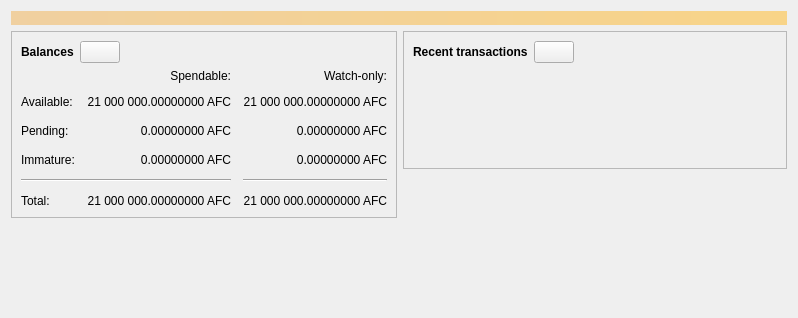
<?xml version="1.0" encoding="UTF-8"?>
<ui version="4.0">
 <class>OverviewPage</class>
 <widget class="QWidget" name="OverviewPage">
  <property name="geometry">
   <rect>
    <x>0</x>
    <y>0</y>
    <width>798</width>
    <height>318</height>
   </rect>
  </property>
  <property name="windowTitle">
   <string>Form</string>
  </property>
  <layout class="QVBoxLayout" name="topLayout">
   <item>
    <widget class="QLabel" name="labelAlerts">
     <property name="visible">
      <bool>false</bool>
     </property>
     <property name="styleSheet">
      <string notr="true">QLabel { background-color: qlineargradient(x1: 0, y1: 0, x2: 1, y2: 0, stop:0 #F0D0A0, stop:1 #F8D488); color:#000000; }</string>
     </property>
     <property name="wordWrap">
      <bool>true</bool>
     </property>
     <property name="margin">
      <number>3</number>
     </property>
     <property name="textInteractionFlags">
      <set>Qt::TextSelectableByMouse</set>
     </property>
    </widget>
   </item>
   <item>
    <layout class="QHBoxLayout" name="horizontalLayout" stretch="1,1">
     <item>
      <layout class="QVBoxLayout" name="verticalLayout_2">
       <item>
        <widget class="QFrame" name="frame">
         <property name="frameShape">
          <enum>QFrame::StyledPanel</enum>
         </property>
         <property name="frameShadow">
          <enum>QFrame::Raised</enum>
         </property>
         <layout class="QVBoxLayout" name="verticalLayout_4">
          <item>
           <layout class="QHBoxLayout" name="horizontalLayout_4">
            <item>
             <widget class="QLabel" name="label_5">
              <property name="font">
               <font>
                <weight>75</weight>
                <bold>true</bold>
               </font>
              </property>
              <property name="text">
               <string>Balances</string>
              </property>
             </widget>
            </item>
            <item>
             <widget class="QPushButton" name="labelWalletStatus">
              <property name="enabled">
               <bool>true</bool>
              </property>
              <property name="maximumSize">
               <size>
                <width>45</width>
                <height>16777215</height>
               </size>
              </property>
              <property name="toolTip">
               <string>The displayed information may be out of date. Your wallet automatically synchronizes with the Afrocoin network after a connection is established, but this process has not completed yet.</string>
              </property>
              <property name="text">
               <string/>
              </property>
              <property name="icon">
               <iconset resource="../afrocoin.qrc">
                <normaloff>:/icons/warning</normaloff>
                <disabledoff>:/icons/warning</disabledoff>:/icons/warning</iconset>
              </property>
              <property name="iconSize">
               <size>
                <width>24</width>
                <height>24</height>
               </size>
              </property>
             </widget>
            </item>
            <item>
             <spacer name="horizontalSpacer_3">
              <property name="orientation">
               <enum>Qt::Horizontal</enum>
              </property>
              <property name="sizeHint" stdset="0">
               <size>
                <width>40</width>
                <height>20</height>
               </size>
              </property>
             </spacer>
            </item>
           </layout>
          </item>
          <item>
           <layout class="QGridLayout" name="gridLayout">
            <property name="spacing">
             <number>12</number>
            </property>
            <item row="2" column="2">
             <widget class="QLabel" name="labelWatchPending">
              <property name="cursor">
               <cursorShape>IBeamCursor</cursorShape>
              </property>
              <property name="toolTip">
               <string>Unconfirmed transactions to watch-only addresses</string>
              </property>
              <property name="text">
               <string notr="true">0.00000000 AFC</string>
              </property>
              <property name="alignment">
               <set>Qt::AlignRight|Qt::AlignTrailing|Qt::AlignVCenter</set>
              </property>
              <property name="textInteractionFlags">
               <set>Qt::LinksAccessibleByMouse|Qt::TextSelectableByKeyboard|Qt::TextSelectableByMouse</set>
              </property>
             </widget>
            </item>
            <item row="2" column="1">
             <widget class="QLabel" name="labelUnconfirmed">
              <property name="cursor">
               <cursorShape>IBeamCursor</cursorShape>
              </property>
              <property name="toolTip">
               <string>Total of transactions that have yet to be confirmed, and do not yet count toward the spendable balance</string>
              </property>
              <property name="text">
               <string notr="true">0.00000000 AFC</string>
              </property>
              <property name="alignment">
               <set>Qt::AlignRight|Qt::AlignTrailing|Qt::AlignVCenter</set>
              </property>
              <property name="textInteractionFlags">
               <set>Qt::LinksAccessibleByMouse|Qt::TextSelectableByKeyboard|Qt::TextSelectableByMouse</set>
              </property>
             </widget>
            </item>
            <item row="3" column="2">
             <widget class="QLabel" name="labelWatchImmature">
              <property name="cursor">
               <cursorShape>IBeamCursor</cursorShape>
              </property>
              <property name="toolTip">
               <string>Mined balance in watch-only addresses that has not yet matured</string>
              </property>
              <property name="text">
               <string notr="true">0.00000000 AFC</string>
              </property>
              <property name="alignment">
               <set>Qt::AlignRight|Qt::AlignTrailing|Qt::AlignVCenter</set>
              </property>
              <property name="textInteractionFlags">
               <set>Qt::LinksAccessibleByMouse|Qt::TextSelectableByKeyboard|Qt::TextSelectableByMouse</set>
              </property>
             </widget>
            </item>
            <item row="4" column="0" colspan="2">
             <widget class="Line" name="line">
              <property name="orientation">
               <enum>Qt::Horizontal</enum>
              </property>
             </widget>
            </item>
            <item row="4" column="2">
             <widget class="Line" name="lineWatchBalance">
              <property name="sizePolicy">
               <sizepolicy hsizetype="Preferred" vsizetype="Fixed">
                <horstretch>0</horstretch>
                <verstretch>0</verstretch>
               </sizepolicy>
              </property>
              <property name="minimumSize">
               <size>
                <width>140</width>
                <height>0</height>
               </size>
              </property>
              <property name="orientation">
               <enum>Qt::Horizontal</enum>
              </property>
             </widget>
            </item>
            <item row="5" column="0">
             <widget class="QLabel" name="labelTotalText">
              <property name="text">
               <string>Total:</string>
              </property>
             </widget>
            </item>
            <item row="3" column="1">
             <widget class="QLabel" name="labelImmature">
              <property name="cursor">
               <cursorShape>IBeamCursor</cursorShape>
              </property>
              <property name="toolTip">
               <string>Mined balance that has not yet matured</string>
              </property>
              <property name="text">
               <string notr="true">0.00000000 AFC</string>
              </property>
              <property name="alignment">
               <set>Qt::AlignRight|Qt::AlignTrailing|Qt::AlignVCenter</set>
              </property>
              <property name="textInteractionFlags">
               <set>Qt::LinksAccessibleByMouse|Qt::TextSelectableByKeyboard|Qt::TextSelectableByMouse</set>
              </property>
             </widget>
            </item>
            <item row="2" column="3">
             <spacer name="horizontalSpacer_2">
              <property name="orientation">
               <enum>Qt::Horizontal</enum>
              </property>
              <property name="sizeHint" stdset="0">
               <size>
                <width>40</width>
                <height>20</height>
               </size>
              </property>
             </spacer>
            </item>
            <item row="3" column="0">
             <widget class="QLabel" name="labelImmatureText">
              <property name="text">
               <string>Immature:</string>
              </property>
             </widget>
            </item>
            <item row="5" column="1">
             <widget class="QLabel" name="labelTotal">
              <property name="cursor">
               <cursorShape>IBeamCursor</cursorShape>
              </property>
              <property name="toolTip">
               <string>Your current total balance</string>
              </property>
              <property name="text">
               <string notr="true">21 000 000.00000000 AFC</string>
              </property>
              <property name="alignment">
               <set>Qt::AlignRight|Qt::AlignTrailing|Qt::AlignVCenter</set>
              </property>
              <property name="textInteractionFlags">
               <set>Qt::LinksAccessibleByMouse|Qt::TextSelectableByKeyboard|Qt::TextSelectableByMouse</set>
              </property>
             </widget>
            </item>
            <item row="5" column="2">
             <widget class="QLabel" name="labelWatchTotal">
              <property name="cursor">
               <cursorShape>IBeamCursor</cursorShape>
              </property>
              <property name="toolTip">
               <string>Current total balance in watch-only addresses</string>
              </property>
              <property name="text">
               <string notr="true">21 000 000.00000000 AFC</string>
              </property>
              <property name="alignment">
               <set>Qt::AlignRight|Qt::AlignTrailing|Qt::AlignVCenter</set>
              </property>
              <property name="textInteractionFlags">
               <set>Qt::LinksAccessibleByMouse|Qt::TextSelectableByKeyboard|Qt::TextSelectableByMouse</set>
              </property>
             </widget>
            </item>
            <item row="0" column="2">
             <widget class="QLabel" name="labelWatchonly">
              <property name="text">
               <string>Watch-only:</string>
              </property>
              <property name="alignment">
               <set>Qt::AlignRight|Qt::AlignTrailing|Qt::AlignVCenter</set>
              </property>
             </widget>
            </item>
            <item row="1" column="0">
             <widget class="QLabel" name="labelBalanceText">
              <property name="text">
               <string>Available:</string>
              </property>
             </widget>
            </item>
            <item row="1" column="1">
             <widget class="QLabel" name="labelBalance">
              <property name="cursor">
               <cursorShape>IBeamCursor</cursorShape>
              </property>
              <property name="toolTip">
               <string>Your current spendable balance</string>
              </property>
              <property name="text">
               <string notr="true">21 000 000.00000000 AFC</string>
              </property>
              <property name="alignment">
               <set>Qt::AlignRight|Qt::AlignTrailing|Qt::AlignVCenter</set>
              </property>
              <property name="textInteractionFlags">
               <set>Qt::LinksAccessibleByMouse|Qt::TextSelectableByKeyboard|Qt::TextSelectableByMouse</set>
              </property>
             </widget>
            </item>
            <item row="1" column="2">
             <widget class="QLabel" name="labelWatchAvailable">
              <property name="cursor">
               <cursorShape>IBeamCursor</cursorShape>
              </property>
              <property name="toolTip">
               <string>Your current balance in watch-only addresses</string>
              </property>
              <property name="text">
               <string notr="true">21 000 000.00000000 AFC</string>
              </property>
              <property name="alignment">
               <set>Qt::AlignRight|Qt::AlignTrailing|Qt::AlignVCenter</set>
              </property>
              <property name="textInteractionFlags">
               <set>Qt::LinksAccessibleByMouse|Qt::TextSelectableByKeyboard|Qt::TextSelectableByMouse</set>
              </property>
             </widget>
            </item>
            <item row="2" column="0">
             <widget class="QLabel" name="labelPendingText">
              <property name="text">
               <string>Pending:</string>
              </property>
             </widget>
            </item>
            <item row="0" column="1">
             <widget class="QLabel" name="labelSpendable">
              <property name="text">
               <string>Spendable:</string>
              </property>
              <property name="alignment">
               <set>Qt::AlignRight|Qt::AlignTrailing|Qt::AlignVCenter</set>
              </property>
             </widget>
            </item>
           </layout>
          </item>
         </layout>
        </widget>
       </item>
       <item>
        <spacer name="verticalSpacer">
         <property name="orientation">
          <enum>Qt::Vertical</enum>
         </property>
         <property name="sizeHint" stdset="0">
          <size>
           <width>20</width>
           <height>40</height>
          </size>
         </property>
        </spacer>
       </item>
      </layout>
     </item>
     <item>
      <layout class="QVBoxLayout" name="verticalLayout_3">
       <item>
        <widget class="QFrame" name="frame_2">
         <property name="frameShape">
          <enum>QFrame::StyledPanel</enum>
         </property>
         <property name="frameShadow">
          <enum>QFrame::Raised</enum>
         </property>
         <layout class="QVBoxLayout" name="verticalLayout">
          <item>
           <layout class="QHBoxLayout" name="horizontalLayout_2">
            <item>
             <widget class="QLabel" name="label_4">
              <property name="font">
               <font>
                <weight>75</weight>
                <bold>true</bold>
               </font>
              </property>
              <property name="text">
               <string>Recent transactions</string>
              </property>
             </widget>
            </item>
            <item>
             <widget class="QPushButton" name="labelTransactionsStatus">
              <property name="enabled">
               <bool>true</bool>
              </property>
              <property name="maximumSize">
               <size>
                <width>45</width>
                <height>16777215</height>
               </size>
              </property>
              <property name="toolTip">
               <string>The displayed information may be out of date. Your wallet automatically synchronizes with the Afrocoin network after a connection is established, but this process has not completed yet.</string>
              </property>
              <property name="text">
               <string/>
              </property>
              <property name="icon">
               <iconset resource="../afrocoin.qrc">
                <normaloff>:/icons/warning</normaloff>
                <disabledoff>:/icons/warning</disabledoff>:/icons/warning</iconset>
              </property>
              <property name="iconSize">
               <size>
                <width>24</width>
                <height>24</height>
               </size>
              </property>
             </widget>
            </item>
            <item>
             <spacer name="horizontalSpacer">
              <property name="orientation">
               <enum>Qt::Horizontal</enum>
              </property>
              <property name="sizeHint" stdset="0">
               <size>
                <width>40</width>
                <height>20</height>
               </size>
              </property>
             </spacer>
            </item>
           </layout>
          </item>
          <item>
           <widget class="TransactionOverviewWidget" name="listTransactions">
            <property name="styleSheet">
             <string notr="true">QListView { background: transparent; }</string>
            </property>
            <property name="frameShape">
             <enum>QFrame::NoFrame</enum>
            </property>
            <property name="verticalScrollBarPolicy">
             <enum>Qt::ScrollBarAlwaysOff</enum>
            </property>
            <property name="horizontalScrollBarPolicy">
             <enum>Qt::ScrollBarAlwaysOff</enum>
            </property>
            <property name="sizeAdjustPolicy">
             <enum>QAbstractScrollArea::AdjustToContents</enum>
            </property>
            <property name="selectionMode">
             <enum>QAbstractItemView::NoSelection</enum>
            </property>
            <property name="uniformItemSizes">
             <bool>true</bool>
            </property>
           </widget>
          </item>
         </layout>
        </widget>
       </item>
       <item>
        <spacer name="verticalSpacer_2">
         <property name="orientation">
          <enum>Qt::Vertical</enum>
         </property>
         <property name="sizeHint" stdset="0">
          <size>
           <width>20</width>
           <height>40</height>
          </size>
         </property>
        </spacer>
       </item>
      </layout>
     </item>
    </layout>
   </item>
  </layout>
 </widget>
 <customwidgets>
  <customwidget>
   <class>TransactionOverviewWidget</class>
   <extends>QListView</extends>
   <header>qt/transactionoverviewwidget.h</header>
  </customwidget>
 </customwidgets>
 <resources/>
 <connections/>
</ui>
